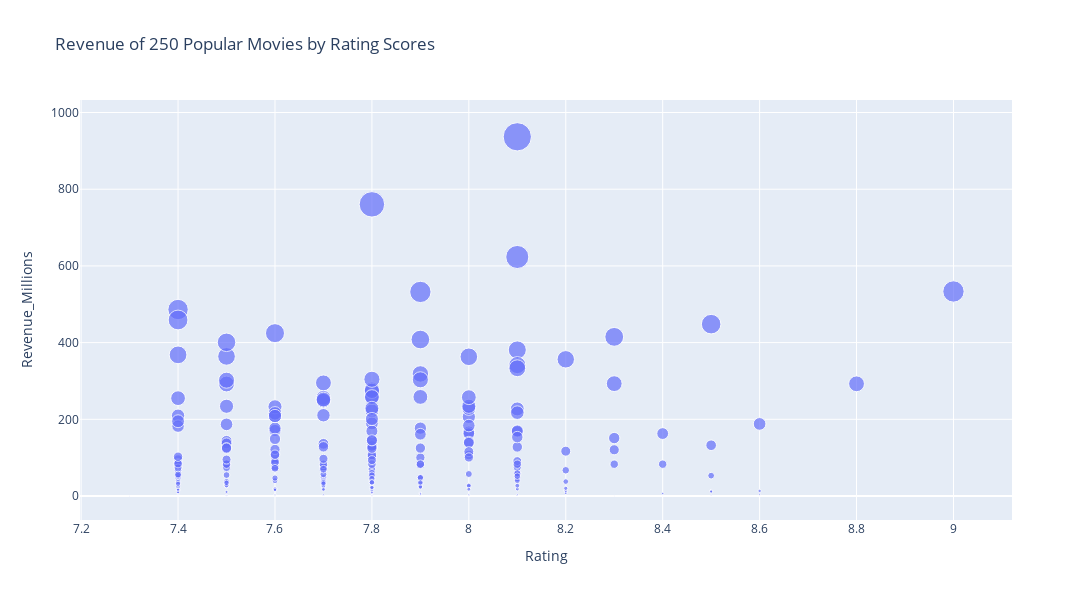

Here is the notebook cell this chart was saved with:
### Code cell
# we get the title column with reset_index to see the movie names in the bubble chart 

df_new.reset_index(inplace = True)

# Let's select the required columns
bubble_data = df_new[['Rating', 'Revenue_Millions', 'Title']]

fig = px.scatter(bubble_data, x='Rating', y='Revenue_Millions', size='Revenue_Millions', 
                 hover_name='Title', title='Revenue of 250 Popular Movies by Rating Scores ')
fig.update_layout(width=1100,height=600)

fig.show()

### Figure 1 — Plotly figure (JSON) as saved in the notebook; plotly's stock layout.template omitted (floating-point values rounded to 4 significant figures; data arrays with more than 128 entries replaced by an {"elided": "..."} marker saying what was removed)
{"data": [{"hovertemplate": "<b>%{hovertext}</b><br><br>Rating=%{x}<br>Revenue_Millions=%{marker.size}<extra></extra>", "hovertext": {"elided": "250 str values"}, "legendgroup": "", "marker": {"color": "#636efa", "size": {"elided": "250 float values"}, "sizemode": "area", "sizeref": 2.342, "symbol": "circle"}, "mode": "markers", "name": "", "orientation": "v", "showlegend": false, "type": "scatter", "x": {"elided": "250 float values"}, "xaxis": "x", "y": {"elided": "250 float values"}, "yaxis": "y"}], "layout": {"height": 600, "legend": {"itemsizing": "constant", "tracegroupgap": 0}, "title": {"text": "Revenue of 250 Popular Movies by Rating Scores "}, "width": 1100, "xaxis": {"anchor": "y", "autorange": true, "domain": [0, 1], "range": [7.198, 9.121], "title": {"text": "Rating"}, "type": "linear"}, "yaxis": {"anchor": "x", "autorange": true, "domain": [0, 1], "range": [-62.57, 1033.0], "title": {"text": "Revenue_Millions"}, "type": "linear"}}}
